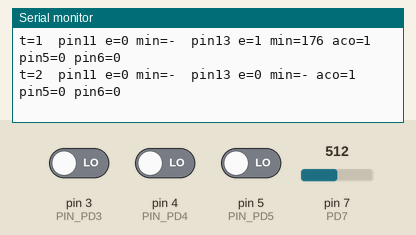
Recording of a sketch running on a simulated Arduino Uno, built with avr-gcc and run on an emulated ATmega328P. Shown: the last lines printed to the serial monitor. The inputs (shaded band) are chosen by the test bench; at power-on: pin 7 (PD7) = 512, pin 3 (PIN_PD3) LOW, pin 4 (PIN_PD4) LOW, pin 5 (PIN_PD5) LOW.

Above: at 1.3 s.
1.4 s: pin 7 (PD7) set to 716
At 2.7 s:
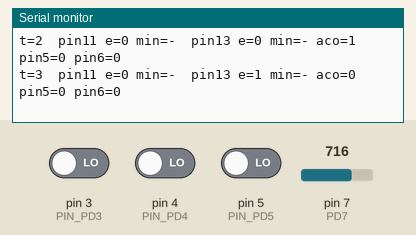
2.9 s: pin 3 (PIN_PD3) driven HIGH
At 3.4 s:
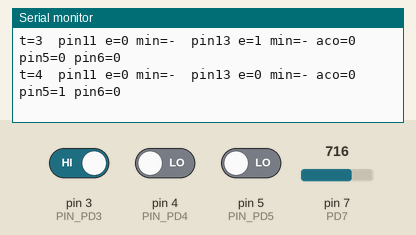
4.4 s: pin 4 (PIN_PD4) driven HIGH
At 5.7 s:
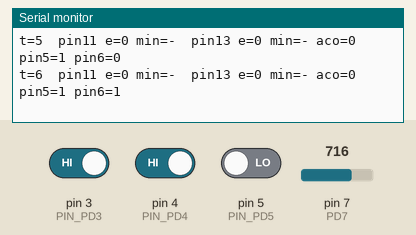
5.9 s: pin 5 (PIN_PD5) driven HIGH
At 6.8 s:
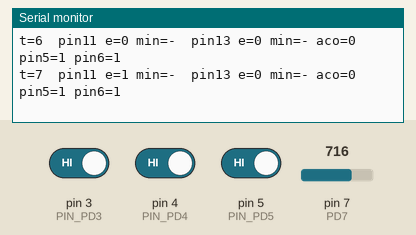
7.4 s: pin 7 (PD7) set to 122
At 8.4 s:
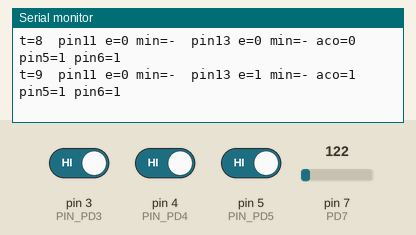
8.9 s: pin 3 (PIN_PD3) driven LOW
At 9.8 s:
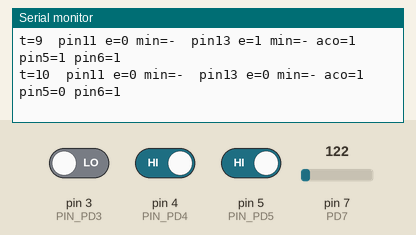
Timing chart, 0 to 11.4 s (numbered marks = the images above; inputs shaded):
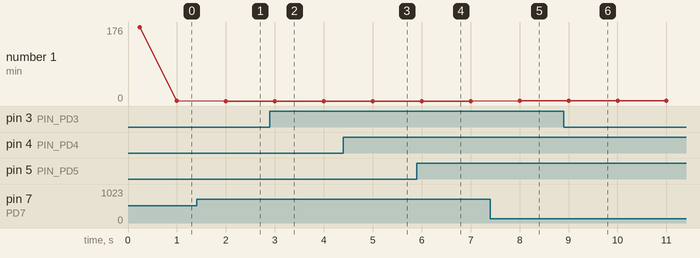

Measured:
- after the input at 1.4 s, the serial monitor: prints a new line after 0.60 s (image 1)
- after the input at 2.9 s, the serial monitor: prints a new line after 0.10 s (image 2)
- after the input at 4.4 s, the serial monitor: prints a new line after 0.60 s (image 3)
- after the input at 5.9 s, the serial monitor: prints a new line after 0.10 s (image 4)
- after the input at 7.4 s, the serial monitor: prints a new line after 0.60 s (image 5)
- after the input at 8.9 s, the serial monitor: prints a new line after 0.10 s (image 6)

The sketch:

avr-diag.ino
```cpp
// ╔═══════════════════════════════════════════════════════════════════════╗
// ║  avr-diag - fase 1 van de volledige controlbox                        ║
// ║  ATmega328P @ 8 MHz in de IC2-socket (was "Haddon T1.1")              ║
// ╚═══════════════════════════════════════════════════════════════════════╝
//
// DEZE FIRMWARE ZENDT NIETS. Alle vier de OpenTherm-kandidaatpinnen staan als
// ingang. Hij telt alleen wat er binnenkomt en rapporteert dat in gewone tekst
// over 9600 baud (PD0/PD1, socket-pin 2 en 3).
//
// Waarvoor: uitzoeken welke socket-pin bij welke kant hoort. Wij leiden uit de
// originele firmware af dat pin 13 (PD7) de thermostaat is en pin 11 (PD5) de
// ketel; WackoH mat pin 13 als massa. Deze schets beslecht dat.
//
// Zie docs/volledige-controlbox.md.
//
// ── Bouwen ─────────────────────────────────────────────────────────────────
//   Board:  MiniCore "ATmega328" -> Clock: 8 MHz internal (bureau)
//                                or 8 MHz external        (in de controlbox)
//   Sketch -> Export Compiled Binary, neem de .hex ZONDER "with_bootloader".
//
// ── Bureau-opstelling (geen kristal nodig, geen controlbox nodig) ──────────
//   ATmega328P op 5 V, pin 7+20 aan +5V, pin 8+22 aan GND, pin 1 via 10k
//   aan +5V. USB-TTL-adapter: zijn RX aan chip-pin 3, GND aan GND.
//   Terminal op 9600 baud. Raak pin 11 of 13 even aan met een draadje aan
//   GND en de tellers moeten oplopen.

#if F_CPU != 8000000UL
#error "Verkeerde klok. Kies een 8 MHz-borddefinitie - op 16 MHz klopt de baudrate niet en zie je alleen rommel."
#endif

// ── Socket-pinnen (DIP28) naar AVR-poorten ────────────────────────────────
//   pin 5  = PD3  OpenTherm naar de CV-ketel      (in het origineel UITgang)
//   pin 6  = PD4  OpenTherm naar de thermostaat   (in het origineel UITgang)
//   pin 11 = PD5  OpenTherm van de CV-ketel       (ingang)
//   pin 13 = PD7  OpenTherm van de thermostaat    (ingang, via comparator)
//
// PD7 lezen we NIET digitaal. Het origineel gebruikt de analoge comparator met
// de interne bandgap van 1,23 V als referentie, en dat is geen toeval: het
// signaal op die pin komt van een deler en haalt de digitale drempel van
// 0,6 x VCC = 3,0 V waarschijnlijk niet. Een digitalRead() ziet daar dus niets,
// ook als er volop verkeer op staat. Wij doen het dus net zo.

static const uint8_t PIN_PD3 = 3;  // socket-pin 5
static const uint8_t PIN_PD4 = 4;  // socket-pin 6
static const uint8_t PIN_PD5 = 5;  // socket-pin 11

// Pulsen korter dan dit zijn geen OpenTherm maar inductie of dender.
static const uint16_t GLITCH_US = 50;

struct Channel {
  volatile uint32_t edges;      // flanken sinds de vorige regel
  volatile uint32_t last_us;    // tijdstip vorige flank
  volatile uint16_t min_us;     // kortste geldige puls - de vingerafdruk
};

static volatile Channel ch_boiler;  // PD5, socket-pin 11
static volatile Channel ch_stat;    // PD7, socket-pin 13, via comparator

static inline void note_edge(volatile Channel &c) {
  uint32_t now = micros();
  uint32_t dt = now - c.last_us;
  c.last_us = now;
  c.edges++;
  if (dt >= GLITCH_US && dt < c.min_us) c.min_us = (uint16_t) dt;
}

// PD5 (socket-pin 11) = PCINT21, zit in de PCINT2-groep.
ISR(PCINT2_vect) { note_edge(ch_boiler); }

// PD7 (socket-pin 13) = AIN1, de negatieve comparator-ingang.
ISR(ANALOG_COMP_vect) { note_edge(ch_stat); }

static void print_us(uint16_t v);

static void reset_channel(volatile Channel &c) {
  c.edges = 0;
  c.min_us = 0xFFFF;
}

void setup() {
  // Alles als ingang zonder pull-up: puur meeluisteren, niets sturen.
  //
  // LET OP: in de controlbox betekent dit dat PD3 en PD4 zweven, terwijl het
  // origineel ze HOOG idlet. De OpenTherm-bussen staan dan dus niet in hun
  // ruststand en je thermostaat zal tijdens deze test niet werken. Dat is de
  // bedoeling - je meet, je bedient nog niet.
  pinMode(PIN_PD3, INPUT);
  pinMode(PIN_PD4, INPUT);
  pinMode(PIN_PD5, INPUT);
  pinMode(7, INPUT);  // PD7, wordt door de comparator gelezen

  reset_channel(ch_boiler);
  reset_channel(ch_stat);

  Serial.begin(9600);

  // Pin-change-interrupt op PD5.
  PCMSK2 = _BV(PCINT21);
  PCIFR  = _BV(PCIF2);   // eventuele oude vlag wissen
  PCICR  = _BV(PCIE2);

  // Analoge comparator precies zoals het origineel 'm opzet:
  //   ACBG (bit 6) = interne bandgap 1,23 V op de plus-ingang
  //   AIN1 (PD7)   = min-ingang
  // Plus ACIE zodat wij op de flank een interrupt krijgen in plaats van te
  // pollen, en ACIS = 00 = interrupt bij elke toggle.
  //
  // In drie stappen, want de datasheet waarschuwt dat het omzetten van ACBG
  // zelf een flank op de comparator-uitgang geeft. Zet je ACIE meteen mee aan,
  // dan vuurt hij daar direct op en begin je met een valse telling.
  ACSR = _BV(ACBG);          // bandgap kiezen, interrupt nog uit
  delayMicroseconds(100);    // bandgap laten inzwaaien (~50 us)
  ACSR = _BV(ACBG) | _BV(ACI);              // valse vlag wissen (1 schrijven)
  ACSR = _BV(ACBG) | _BV(ACIE);             // nu pas scherp

  Serial.println();
  Serial.println(F("avr-diag v1 - 8 MHz - luistert alleen, zendt niets"));
  Serial.println(F("kolommen: t  pin11(PD5)  pin13(PD7/comparator)  pin5  pin6"));
  Serial.println(F("flanken per seconde, en de kortste gemeten puls in us"));
  Serial.println(F("OpenTherm = ~500 us halve bit; alles ver daaronder is ruis"));
  Serial.println();
}

void loop() {
  static uint32_t next_ms = 0;
  static uint32_t seconds = 0;

  if ((int32_t) (millis() - next_ms) < 0) return;
  next_ms += 1000;
  seconds++;

  // Snapshot met de interrupts even uit, anders lees je een halve update.
  uint32_t b_edges, s_edges;
  uint16_t b_min, s_min;
  noInterrupts();
  b_edges = ch_boiler.edges;  b_min = ch_boiler.min_us;  reset_channel(ch_boiler);
  s_edges = ch_stat.edges;    s_min = ch_stat.min_us;    reset_channel(ch_stat);
  interrupts();

  // Niveau van de twee pinnen die het origineel als uitgang gebruikt. Hier
  // alleen om te zien of de print ze ergens naartoe trekt.
  int lvl3 = digitalRead(PIN_PD3);
  int lvl4 = digitalRead(PIN_PD4);
  int aco  = (ACSR & _BV(ACO)) ? 1 : 0;

  Serial.print(F("t="));      Serial.print(seconds);
  Serial.print(F("  pin11 e=")); Serial.print(b_edges);
  Serial.print(F(" min="));   print_us(b_min);
  Serial.print(F("  pin13 e=")); Serial.print(s_edges);
  Serial.print(F(" min="));   print_us(s_min);
  Serial.print(F(" aco="));   Serial.print(aco);
  Serial.print(F("  pin5=")); Serial.print(lvl3);
  Serial.print(F(" pin6="));  Serial.print(lvl4);
  Serial.println();
}

static void print_us(uint16_t v) {
  if (v == 0xFFFF) Serial.print(F("-"));
  else             Serial.print(v);
}
```
